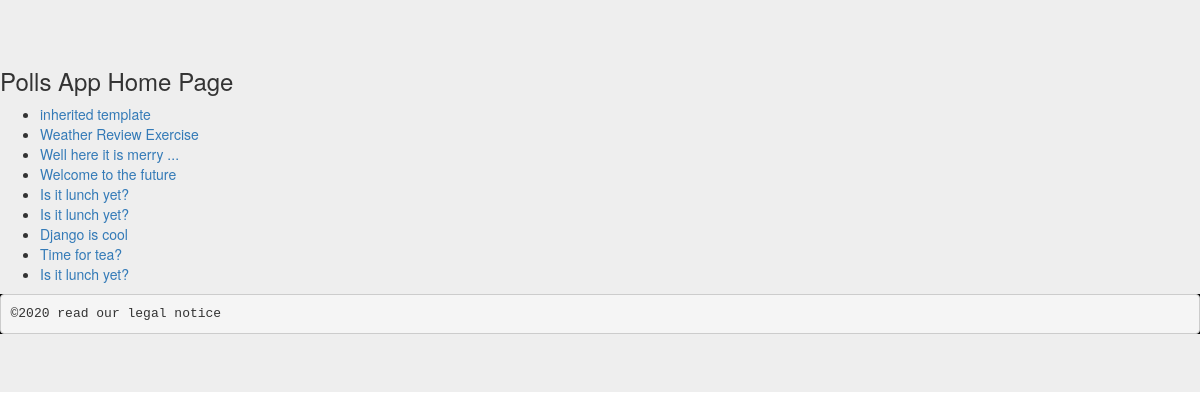
Screenshot of /polls/ with the database file from the repository.
### polls/models.py (models this page shows, shortened)
class Question(models.Model):
    question_text = models.CharField(max_length=260)
    pub_date      = models.DateTimeField('date published')

### polls/views.py (the view)
# urls.py: path('', views.IndexView.as_view(), name='index'), # IndexView is a class, we cast to a view
class IndexView(generic.ListView): # by convention call is NnnnView
    template_name = 'polls/index.html' # if left out, it looks for a default template
    context_object_name = 'latest_question_list' # again, over-ride default context object name
    def get_queryset(self):
        return Question.objects.order_by('-pub_date')[:10]

### polls/templates/polls/index.html (shortened to what this page needs)
<!DOCTYPE html>
<html lang="en">
<head>
    {% load static %}
    <link rel='stylesheet' type="text/css" href='{% static "polls/bootstrap.min.css" %}' />
    <link rel='stylesheet' type="text/css" href='{% static "polls/styles.css" %}' />
</head>
<body>
    <article class='jumbotron'>
        <h3>Polls App Home Page</h3>
        {% if latest_question_list %}
        <nav>
            <ul>
                <li>
                    <a href='{% url "polls:child" %}'>inherited template</a>
                </li>
                <li>
                    <a href='weather/'>Weather Review Exercise</a>
                </li>
                {% for question in latest_question_list %}
                <li><a href='{% url "polls:detail" question.id %}'>{{ question.question_text }}</a></li>
                {% endfor %}
            </ul>
        </nav>
        {% else %}
        <p>No questions exist</p>
        {% endif %}
        <footer>
            <pre>&copy;2020 read our legal notice</pre>
        </footer>
    </article>
</body>
</html>

### polls/static/polls/styles.css (style rules this page uses)
footer { background-color: black; color: blanchedalmond; }

### rows the page displays
Question: question_text "Well here it is merry ..."
Question: question_text "Welcome to the future"
Question: question_text "Is it lunch yet?"
Question: question_text "Is it lunch yet?"
Question: question_text "Django is cool"
Question: question_text "Time for tea?"
Question: question_text "Is it lunch yet?"
